Frame 1 (no input): blank canvas, image omitted
Frame 60 (the mouse pressed at the canvas centre just before this capture): blank canvas, image omitted
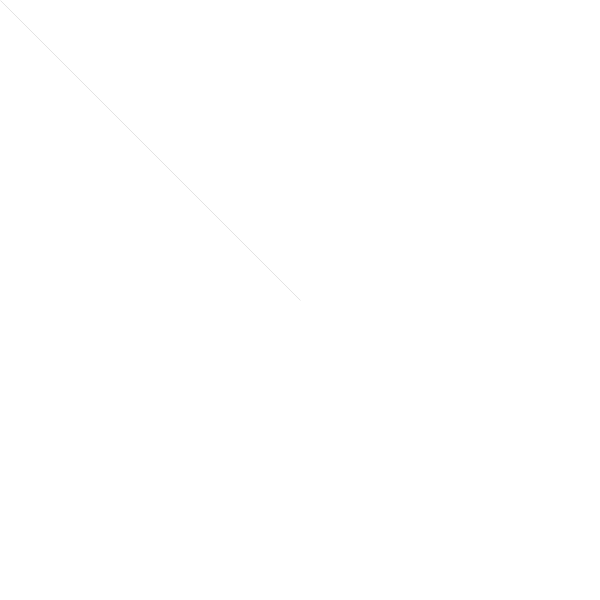
Frame 120 (the mouse held since frame 60 and released just before this capture)

The Processing sketch whose frames 1 and 60 were blank and that drew this single picture after the mouse press (run headless with seeded random() and noise(); from frame 60 on, the mouse is pressed at the canvas centre):

// Processing sketch: processing_147474
// ── processing_147474.pde

/* 
Super simple draw app tutorial (digital dinner napkin).
Created by R.A. Robertson for @P5Austin Processing-Austin meetup group, 2014.05.07.
*/

void setup() {
  size(600, 600);
  background(255);
//  strokeWeight(10);            // Use this to set a consistent line thickness. *
//  strokeCap(SQUARE);           // Change line terminus here (ROUND (default), SQUARE, PROJECT).
}

void draw() {
  stroke(0, 155);                 // Play with alpha value for watercolor effect.
    if (mousePressed) {
      strokeWeight(10 / dist(mouseX, mouseY, pmouseX, pmouseY));  // * Or use something like this.
      line(mouseX, mouseY, pmouseX, pmouseY);                     // Main business draw tool.
//      line(mouseX, mouseY, pmouseX - random(-10, 10), pmouseY - random(-10, 10));  // More fun...
//      ellipse(mouseX, mouseY, mouseX / 4, mouseY / 4);  // One more of endless possibilities.
    }
}

void keyPressed() {
  if (key == ' ') background(255);  // Press space bar to refresh canvas.
}
